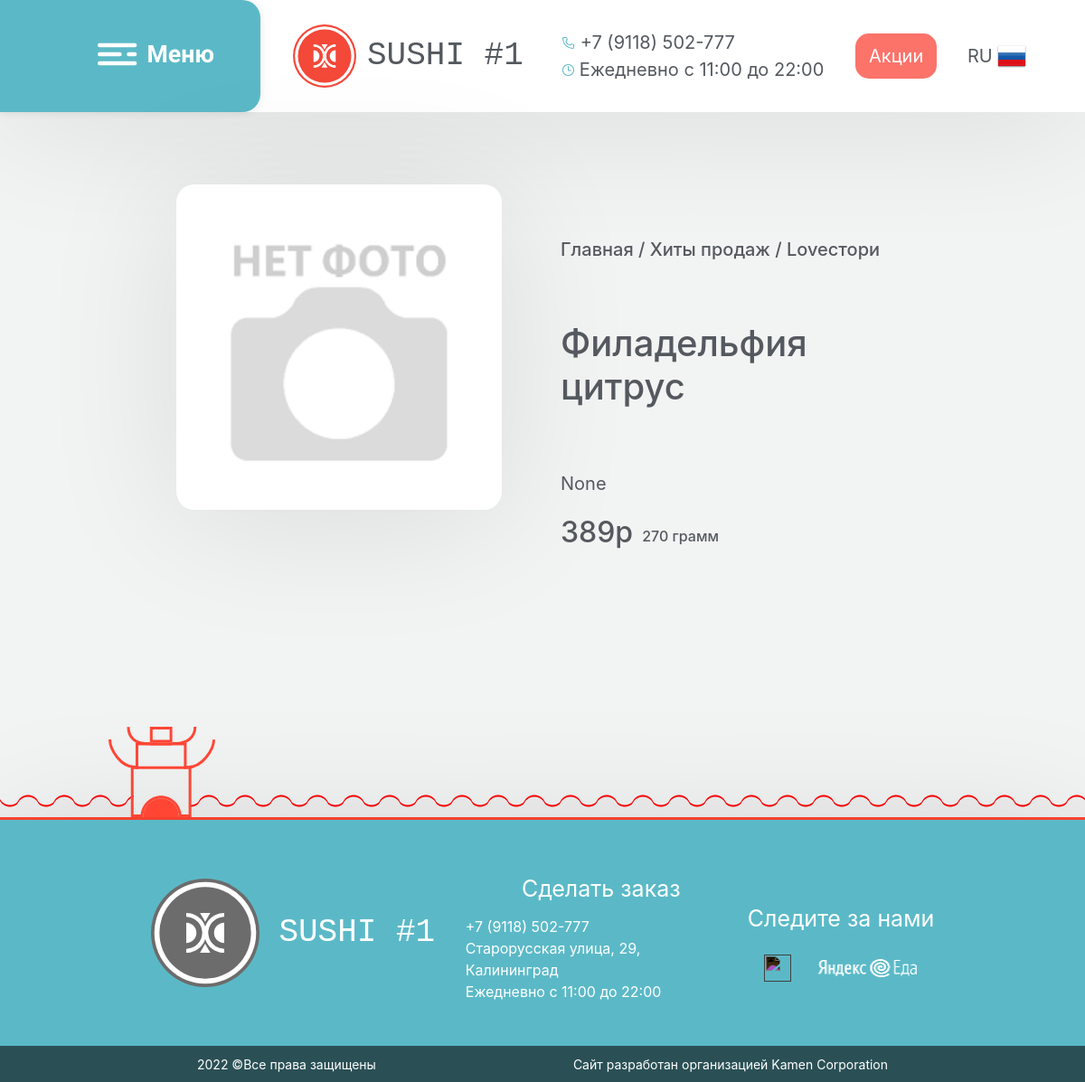
The page /meal/4 on the database its author committed.
### index.py (models this page shows)
class Food(db.Model):
    id = db.Column(db.Integer, primary_key=True)
    name = db.Column(db.String, nullable=False)
    price = db.Column(db.String, nullable=False)
    weight = db.Column(db.String, nullable=False)
    description = db.Column(db.String, nullable=False)
    filename = db.Column(db.String, default="-1.png")

### index.py (the view)
@app.route("/meal/<int:food_id>")
def show_meal(food_id):
    food = db.session.query(Food).filter_by(id=food_id).first_or_404()
    return render_template("meal.html", food=food)

### templates/meal.html (shortened to what this page needs)
{% extends 'base.html' %}
{% block body %}
<main>
<div class="food-window">
    <div class="main-frame for-food-image" style="align-items: center; display: flex; flex-direction: column; justify-content: flex-start;">
        <img class="food-image" src="../static/media/food/{{ food.filename }}">
    </div>
    <div class="main-frame description-frame">
        <span style="margin-top: 3em;"> <h5>Главная / Хиты продаж / Loveстори</h5> </span>
        <span style="margin-top: 3em;"> <h1> {{ food.name }} </h1> </span>
        <span style="margin-top: 3em;"> {{ food.description }} </span>
        <div style="margin-top: 1em; margin-left: 0em; display: flex; flex-direction: raw;">
            <span style="margin-right: 10px "> <h2> {{ food.price }}р </h2> </span>
            <span style="display: flex; align-items: flex-end; margin-bottom: 5px;"> <h6 >{{ food.weight }} грамм </h6> </span>
        </div>
    </div>
</div>
</main>
{% endblock %}

### static/css/style.css (style rules this page uses)
html { height: 100%; width: 100%; }
body { background-color: #f2f3f3; color: #54595F; margin: 0; padding: 0; width: 100%; height: 100%; font-size: 20px !important; }
main { width: 65%; margin-left: auto; margin-right: auto; }

### templates/meal.html (style rules this page uses)
main { width: 75%; }
.food-window { margin: 0 0em; display: flex; flex-direction: raw; align-items: center; justify-content: space-around; }
.main-frame { width: 32em; height: 500px; margin: 2em 1em;  }
.food-image { width: 30vw; height: 30vw; border-radius: 20px; background-size: contain; background-repeat: no-repeat; box-shadow: 0 10px 150px rgba(0,0,0,0.1); }
.description-frame { display: flex; flex-direction: column; }

### rows shown on the page
Food: filename (picture), name "Филадельфия цитрус", description "None", price "389", weight "270"
